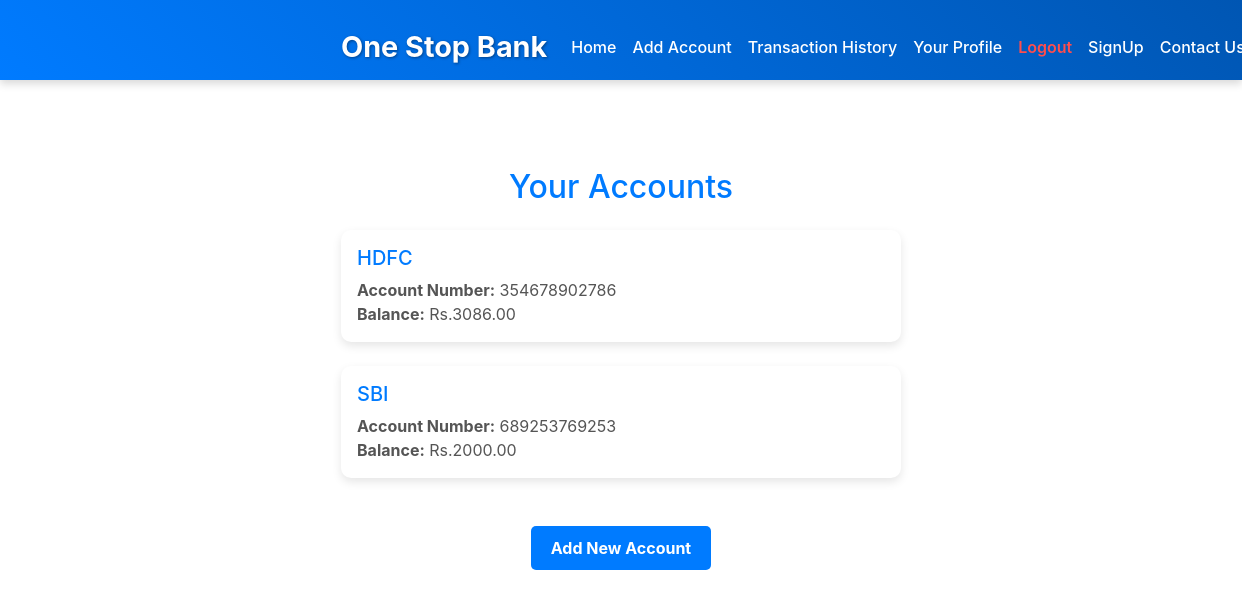
The app's page /accounts/ (signed in), older data.
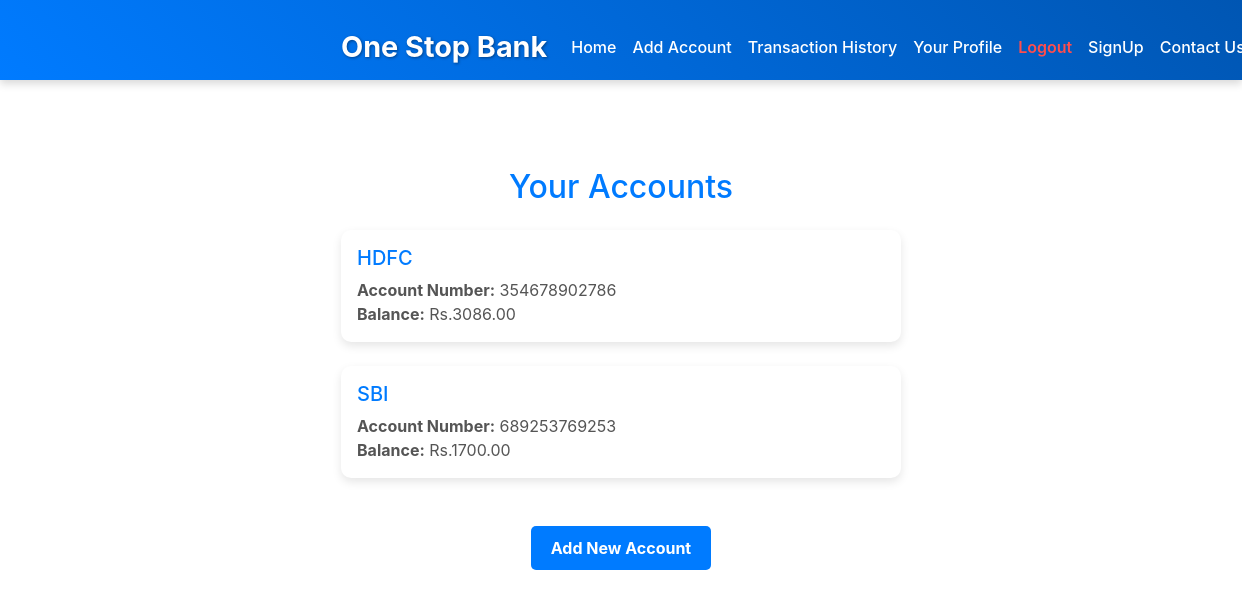
The same page, newer data.
### onestopbank_app/models.py (models this page shows, shortened)
class Account(models.Model):
    user = models.ForeignKey(
        User, on_delete=models.CASCADE, related_name="accounts")  # Allow multiple accounts per user
    account_number = models.CharField(max_length=20, unique=True)
    balance = models.DecimalField(
        max_digits=10, decimal_places=2, default=0.00)
    bank_name = models.CharField(max_length=100)  # New field for bank name

### onestopbank_app/views.py (the view)
# urls.py: path('accounts/', AccountListView.as_view(), name='account_list'),
class AccountListView(View):
    @method_decorator(login_required)
    def get(self, request):
        accounts = Account.objects.filter(user=request.user)
        return render(request, 'account_list.html', {'accounts': accounts})

### templates/account_list.html (shortened to what this page needs)
{% extends "main.html" %} {% block content %}
<div class="container mt-5">
  <h2 class="text-center mb-4" style="color: #007bff">Your Accounts</h2>
  <div class="account-list">
    {% if accounts %} {% for account in accounts %}
    <div class="account-card mb-4 p-3">
      <h5 class="bank-name">{{ account.bank_name }}</h5>
      <p><strong>Account Number:</strong> {{ account.account_number }}</p>
      <p><strong>Balance:</strong> Rs.{{ account.balance }}</p>
    </div>
    {% endfor %} {% else %}
    <div class="no-accounts">
      <p>No accounts found.</p>
    </div>
    {% endif %}
  </div>
  <div class="text-center mt-4">
    <a href="{% url 'add_account' %}" class="btn add-account-btn">Add New Account</a>
  </div>
</div>
{% endblock %}

Row changes from the older to the newer data that the page shows:
changed Account "SBI": balance "2000.00" → "1700.00"
